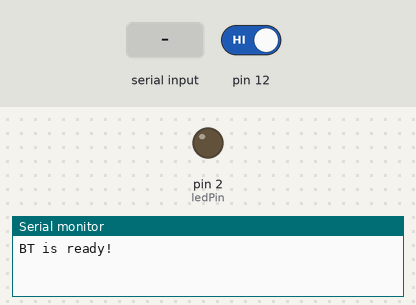
Bench run of a sketch on a simulated Arduino Uno, built with avr-gcc and run on an emulated ATmega328P. Parts: output pins drawn as LEDs (lit = HIGH), the last lines printed to the serial monitor. Dashed ring = blinking. Inputs (shaded band) come from the test bench; at power-on: pin 12 HIGH.

Above: at 1.2 s.
1.3 s: pin 12 driven LOW
At 1.9 s:
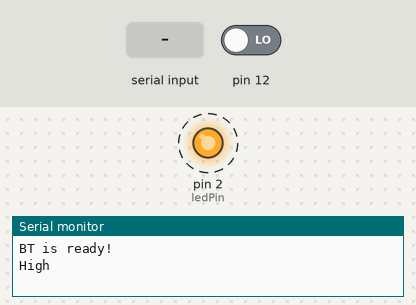
9.8 s: "2" received over Serial
At 11.2 s:
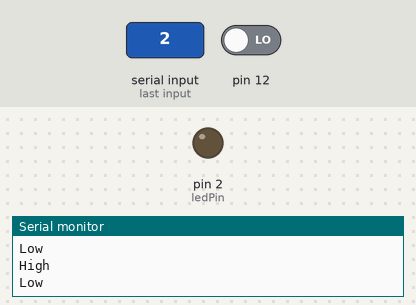
Timing chart, 0 to 12.8 s (numbered marks = the images above; inputs shaded):
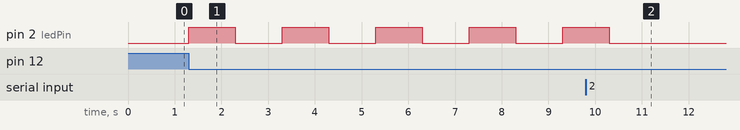

The sketch:

bluetooth_relay.ino
```cpp
#include <SoftwareSerial.h>   // 引用程式庫
char ledOn = "1";
char ledOFF = "0";
int ledPin = 2;
int v;
char t;
// 定義連接藍牙模組的序列埠
SoftwareSerial BT(9, 8); // 接收腳, 傳送腳
char val;  // 儲存接收資料的變數

void setup() {
  Serial.begin(9600);   // 與電腦序列埠連線
  Serial.println("BT is ready!");
  pinMode(ledPin, OUTPUT);
  pinMode(12, INPUT);
  // 設定藍牙模組的連線速率
  // 如果是HC-05，請改成38400
  BT.begin(9600);
  v=0;
}

void loop() {
  // 若收到「序列埠監控視窗」的資料，則送到藍牙模組
  if (Serial.available()) {
    val = Serial.read();
    BT.print(val);
  }

  // 若收到藍牙模組的資料，則送到「序列埠監控視窗」
  if (BT.available()) {
    val = BT.read();
    Serial.print(val);
  }

  int contact = digitalRead(12);
  if (contact == LOW) {
    if (v == 0) {
      digitalWrite(ledPin, HIGH);
      Serial.println("High");
      v=1;
    } else if (v == 1) {
      digitalWrite(ledPin, LOW);
      Serial.println("Low");
      v=0;
    }
    delay(1000);
  }

  if (val == '0') {

    // Setting LED To ON.
    Serial.println("OFF");
    digitalWrite(ledPin, HIGH);
    BT.print("H");
  }
  else if (val == '1') {
    // Setting LED To OFF.
    Serial.println("ON");
    digitalWrite(ledPin, LOW);
    BT.print("L");
  }
  else if (val == '2') {
    // Setting LED To OFF.
    Serial.println("Time:");
    if (BT.available()) {
          t = BT.read();
        }
    digitalWrite(ledPin, LOW);
    Serial.println("delay");
    Serial.println(t);

    Serial.println("FINal");
    delay((t-'0')*1000*60);
    digitalWrite(ledPin, HIGH);
    BT.print("H");

  }
  val = 3;
}
```

Measured:
- after the input at 1.3 s, pin 2 (ledPin): alternates HIGH for 1.0 s and LOW for 1.0 s, starting at once
- after the input at 9.8 s, pin 2 (ledPin): goes on until 10.3 s, then stays LOW
